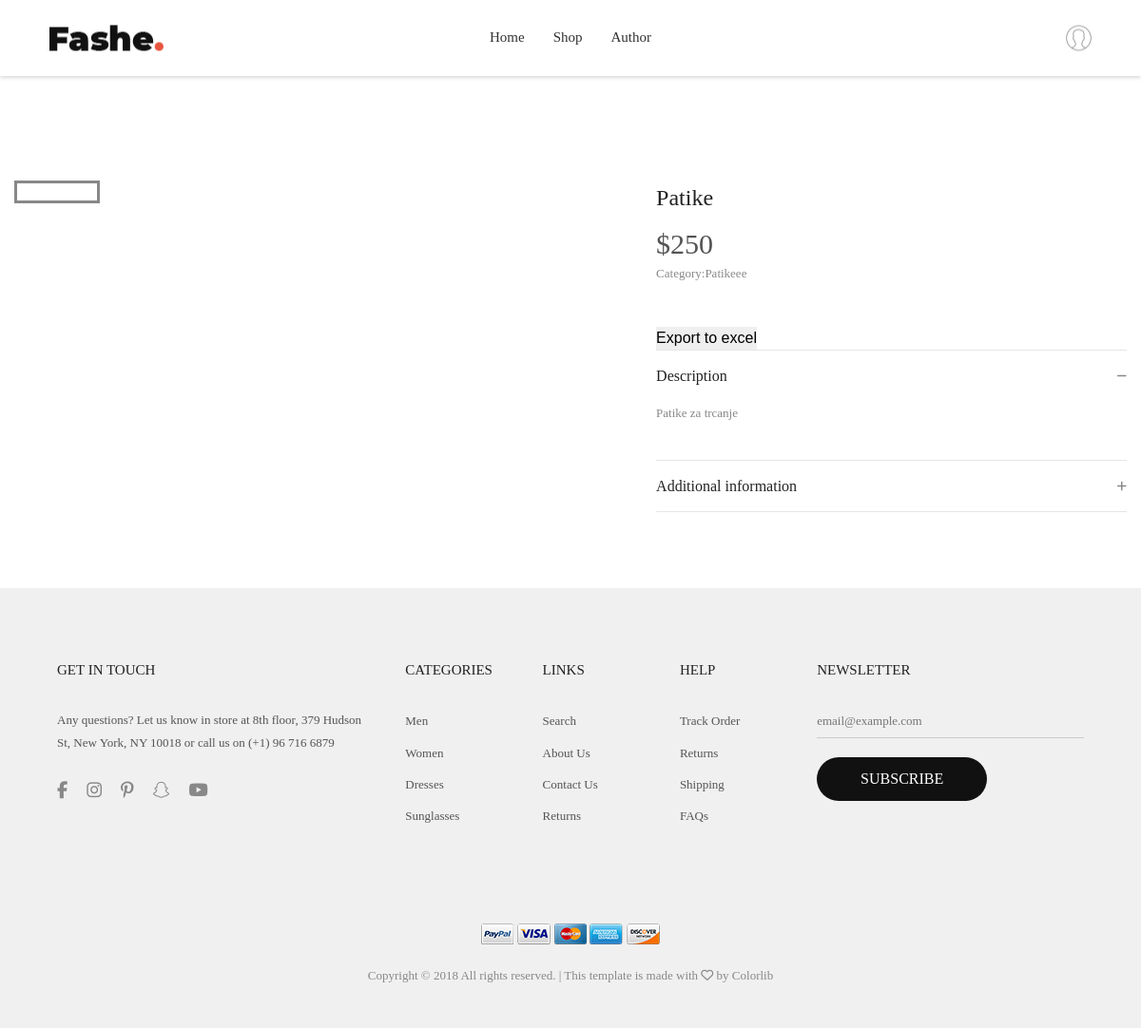
Page /index.php?page=product&id=12 (signed in) on the committed database.
### tables this page shows
CREATE TABLE `menu` (
  `id` int(11) NOT NULL,
  `name` text NOT NULL,
  `href` varchar(255) NOT NULL
);

CREATE TABLE `products` (
  `id` int(11) NOT NULL,
  `product_name` text NOT NULL,
  `price` double NOT NULL,
  `description` text NOT NULL,
  `category_id` int(11) NOT NULL,
  `date` date NOT NULL
);

CREATE TABLE `categories` (
  `id` int(11) NOT NULL,
  `category_name` text NOT NULL
);

### config/connection.php (called while the page is built, shortened)
<?php
try {
    $conn = new PDO("mysql:host=".SERVER.";dbname=".DATABASE.";charset=utf8", USERNAME, PASSWORD);
    $conn->setAttribute(PDO::ATTR_DEFAULT_FETCH_MODE, PDO::FETCH_OBJ);
    $conn->setAttribute(PDO::ATTR_ERRMODE, PDO::ERRMODE_EXCEPTION);
}
catch(PDOPDOException $ex){
    echo $ex->getMessage();
}
function executeQuery($query){
    global $conn;
    return $conn->query($query)->fetchAll();
}

### models/menu/menu_functions.php (called while the page is built)
<?php
    function getMenu()
    {
        try{
        return executeQuery("SELECT * FROM menu");
        }
        catch(PDOException $e){
            handle($e->getMessage());
        }
    }
?>

### models/products/product_functions.php (called while the page is built, shortened)
<?php
    function singleProduct($id){
        global $conn;
        try{
            $product = $conn->prepare("SELECT * FROM products p INNER JOIN pictures i ON p.id=i.product_id INNER JOIN categories c ON p.category_id=c.id WHERE product_id= ?");
            $product->execute([
                $id
            ]);
            return $product->fetch();
        }
        catch(PDOException $e){
            handle($e->getMessage());
        }
    }
?>

### pages/views/single-product.php (the view, shortened to what this page needs)
<?php
	require_once "models/products/product_functions.php";
	$product_id = $_GET['id'];
	$product = singleProduct($product_id);
?>
<div class="container bgwhite p-t-35 p-b-80">
		<div class="flex-w flex-sb">
			<div class="w-size13 p-t-30 respon5">
				<div class="wrap-slick3 flex-sb flex-w">
					<div class="wrap-slick3-dots"></div>
					<div class="slick3">
						<div class="item-slick3" data-thumb="<?=$product->small_picture?>">
						</div>
					</div>
				</div>
			</div>
			<div class="w-size14 p-t-30 respon5">
				<h4 class="product-detail-name m-text16 p-b-13">
					<?=$product->product_name ?>
				</h4>
				<span class="m-text17">
					$<?=$product->price ?>
				</span>
				<div class="p-b-45">
					<span class="s-text8">Category:<?=$product->category_name?></span>
				</div>
				<form method="POST" action="models/products/exportToExcel.php">
						<input type="submit" value="Export to excel">
				</form>
				<div class="wrap-dropdown-content bo6 p-t-15 p-b-14 active-dropdown-content">
					<h5 class="js-toggle-dropdown-content flex-sb-m cs-pointer m-text19 color0-hov trans-0-4">
						Description
						<i class="down-mark fs-12 color1 fa fa-minus dis-none" aria-hidden="true"></i>
					</h5>
					<div class="dropdown-content dis-none p-t-15 p-b-23">
						<p class="s-text8">
						<?=$product->description ?>
						</p>
					</div>
				</div>
				<div class="wrap-dropdown-content bo7 p-t-15 p-b-14">
					<h5 class="js-toggle-dropdown-content flex-sb-m cs-pointer m-text19 color0-hov trans-0-4">
						Additional information
						<i class="up-mark fs-12 color1 fa fa-plus" aria-hidden="true"></i>
					</h5>
				</div>
			</div>
		</div>
	</div>

### pages/components/header.php (shortened to what this page needs)
<header class="header1">
		<div class="container-menu-header">
			<div class="wrap_header">
				<a href="index.php" class="logo">
					<img src="assets/images/icons/logo.png" alt="IMG-LOGO">
				</a>
				<div class="wrap_menu">
					<nav class="menu">
						<ul class="main_menu">
						<?php
							require_once "models/menu/menu_functions.php";
							$menu = getMenu();
							foreach($menu as $m):
						?>
							<li>
								<a href="<?=$m->href ?>"><?=$m->name ?></a>
							</li>
							<?php endforeach; ?>
						</ul>
					</nav>
				</div>
				<div class="header-icons">
					<?php
						if(isset($_SESSION['user'])){
							echo '<a href="models/auth/logout.php" class="header-wrapicon1 dis-block">
							<img src="assets/images/icons/icon-header-01.png" class="header-icon1" alt="ICON">
						</a>';
						}
						else
						{
							echo '<a href="index.php?page=login" class="header-wrapicon1 dis-block">
							<img src="assets/images/icons/icon-header-01.png" class="header-icon1" alt="ICON">
						</a>';
						}
					?>
				</div>
			</div>
		</div>
	</header>

### assets/css/main.css (style rules this page uses)
* { margin: 0px; padding: 0px; box-sizing: border-box; }
body, html { height: 100%; font-family: Montserrat-Regular, sans-serif; font-weight: 400; }
a { font-family: Montserrat-Regular; font-weight: 400; font-size: 15px; line-height: 1.7; color: #666666; margin: 0px; transition: all 0.4s; -webkit-transition: all 0.4s; -o-transition: all 0.4s; -moz-transition: all 0.4s; }
h1,h2,h3,h4,h5,h6 { margin: 0px; }
p { font-family: Montserrat-Regular; font-size: 15px; line-height: 1.7; color: #888888; margin: 0px; }
ul, li { margin: 0px; list-style-type: none; }
input { outline: none; border: none !important; }
.container { max-width: 1200px; }
.slick-slide { outline: none !important; }
.header1 { height: 125px; -webkit-transition: all 0.3s; -o-transition: all 0.3s; -moz-transition: all 0.3s; transition: all 0.3s; }
.container-menu-header { width: 100%; top: 0; left: 0; position: fixed; z-index: 1100; box-shadow: 0 1px 5px 0px rgba(0,0,0,0.2); -moz-box-shadow: 0 1px 5px 0px rgba(0,0,0,0.2); -webkit-box-shadow: 0 1px 5px 0px rgba(0,0,0,0.2); -o-box-shadow: 0 1px 5px 0px rgba(0,0,0,0.2); -ms-box-shadow: 0 1px 5px 0px rgba(0,0,0,0.2); }
.wrap_header { display: -webkit-box; display: -webkit-flex; display: -moz-box; display: -ms-flexbox; display: flex; flex-wrap: wrap; width: 100%; height: 80px; background-color: white; justify-content: center; align-items: center; position: relative; -webkit-transition: all 0.3s; -o-transition: all 0.3s; -moz-transition: all 0.3s; transition: all 0.3s; }
.logo { display: block; position: absolute; left: 52px; top: 50%; -webkit-transform: translateY(-50%); -moz-transform: translateY(-50%); -ms-transform: translateY(-50%); -o-transform: translateY(-50%); transform: translateY(-50%); }
.logo img { max-height: 27px; }
.main_menu { list-style-type: none; margin: 0px; display: -webkit-box; display: -webkit-flex; display: -moz-box; display: -ms-flexbox; display: flex; flex-wrap: wrap; align-items: center; justify-content: center; }
.main_menu > li { display: block; position: relative; padding-top: 20px; padding-bottom: 20px; padding-left: 15px; padding-right: 15px; }
.main_menu > li > a { font-family: Montserrat-Regular; font-size: 15px; color: #333333; padding: 0; border-bottom: 1px solid transparent; }
.main_menu li { position: relative; }
.header-icons { display: -webkit-box; display: -webkit-flex; display: -moz-box; display: -ms-flexbox; display: flex; align-items: center; position: absolute; right: 52px; top: 50%; -webkit-transform: translateY(-50%); -moz-transform: translateY(-50%); -ms-transform: translateY(-50%); -o-transform: translateY(-50%); transform: translateY(-50%); }
.header-wrapicon1, .header-wrapicon2 { height: 27px; position: relative; }
.header-wrapicon1 img, .header-wrapicon2 img { height: 100%; }
.wrap-slick3-dots { width: 14.5%; }
.slick3 { width: 80.64%; }
.show-dropdown-content .down-mark { display: block; }
body { padding-right: 0px !important; }

### rows in the picture
menu: name "Home"
menu: name "Shop"
menu: name "Author"
products: product_name "Patike", price "250", category.category_name "Patikeee", description "Patike za trcanje"
